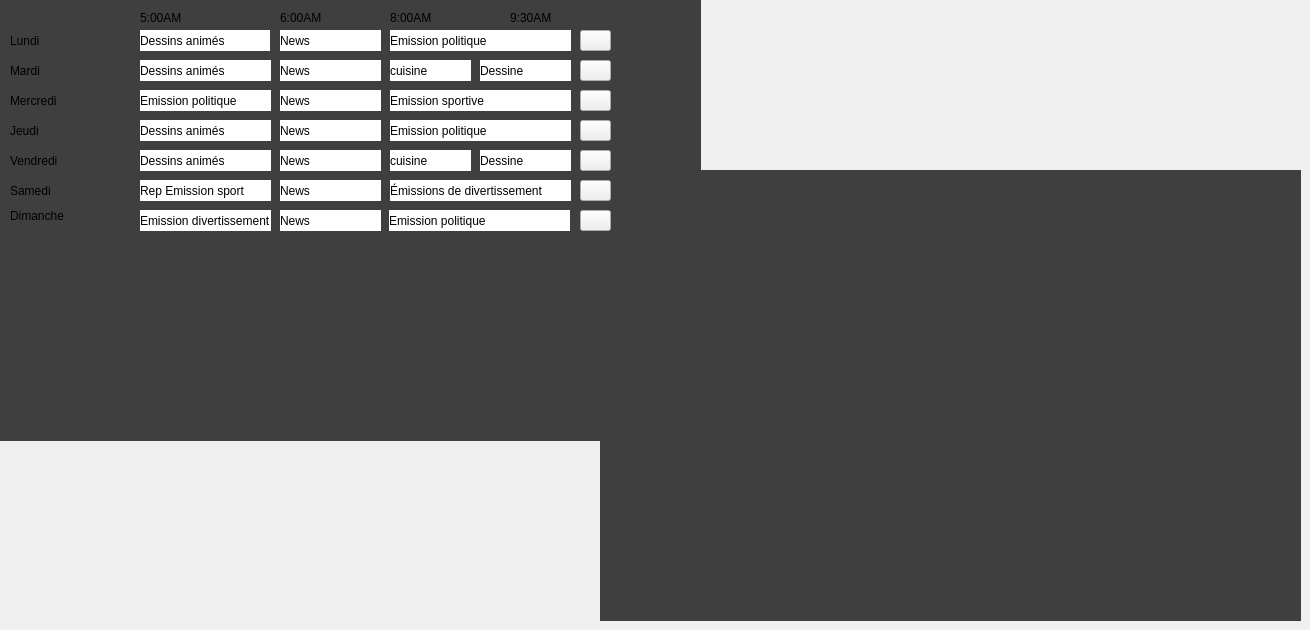
      <widget class="QWidget" name="tab_10">
       <attribute name="title">
        <string>Consulter</string>
       </attribute>
       <widget class="QLabel" name="label_196">
        <property name="geometry">
         <rect>
          <x>0</x>
          <y>-10</y>
          <width>701</width>
          <height>451</height>
         </rect>
        </property>
        <property name="styleSheet">
         <string notr="true">background-color: rgb(63, 63, 63);
font: 75 12pt &quot;MS Shell Dlg 2&quot;;</string>
        </property>
        <property name="text">
         <string/>
        </property>
       </widget>
       <widget class="QLabel" name="label_230">
        <property name="geometry">
         <rect>
          <x>390</x>
          <y>120</y>
          <width>181</width>
          <height>21</height>
         </rect>
        </property>
        <property name="styleSheet">
         <string notr="true">background-color: rgb(255, 255, 255);
font: 12pt &quot;MS Shell Dlg 2&quot;;</string>
        </property>
        <property name="text">
         <string>Emission politique</string>
        </property>
       </widget>
       <widget class="QLabel" name="label_219">
        <property name="geometry">
         <rect>
          <x>140</x>
          <y>180</y>
          <width>131</width>
          <height>21</height>
         </rect>
        </property>
        <property name="styleSheet">
         <string notr="true">background-color: rgb(255, 255, 255);
font: 75 12pt &quot;MS Shell Dlg 2&quot;;</string>
        </property>
        <property name="text">
         <string>Rep Emission sport</string>
        </property>
       </widget>
       <widget class="QLabel" name="label_208">
        <property name="geometry">
         <rect>
          <x>10</x>
          <y>30</y>
          <width>51</width>
          <height>21</height>
         </rect>
        </property>
        <property name="styleSheet">
         <string notr="true">font: 75 12pt &quot;MS Shell Dlg 2&quot;;</string>
        </property>
        <property name="text">
         <string>Lundi </string>
        </property>
       </widget>
       <widget class="QLabel" name="label_218">
        <property name="geometry">
         <rect>
          <x>480</x>
          <y>60</y>
          <width>91</width>
          <height>21</height>
         </rect>
        </property>
        <property name="styleSheet">
         <string notr="true">background-color: rgb(255, 255, 255);
font: 12pt &quot;MS Shell Dlg 2&quot;;</string>
        </property>
        <property name="text">
         <string>Dessine </string>
        </property>
       </widget>
       <widget class="QLabel" name="label_221">
        <property name="geometry">
         <rect>
          <x>140</x>
          <y>210</y>
          <width>131</width>
          <height>21</height>
         </rect>
        </property>
        <property name="styleSheet">
         <string notr="true">background-color: rgb(255, 255, 255);
font: 12pt &quot;MS Shell Dlg 2&quot;;</string>
        </property>
        <property name="text">
         <string>Emission divertissement</string>
        </property>
       </widget>
       <widget class="QLabel" name="label_209">
        <property name="geometry">
         <rect>
          <x>140</x>
          <y>90</y>
          <width>131</width>
          <height>21</height>
         </rect>
        </property>
        <property name="styleSheet">
         <string notr="true">background-color: rgb(255, 255, 255);
font: 75 12pt &quot;MS Shell Dlg 2&quot;;</string>
        </property>
        <property name="text">
         <string>Emission politique</string>
        </property>
       </widget>
       <widget class="QLabel" name="label_198">
        <property name="geometry">
         <rect>
          <x>280</x>
          <y>30</y>
          <width>101</width>
          <height>21</height>
         </rect>
        </property>
        <property name="styleSheet">
         <string notr="true">background-color: rgb(255, 255, 255);
font: 12pt &quot;MS Shell Dlg 2&quot;;</string>
        </property>
        <property name="text">
         <string>News</string>
        </property>
       </widget>
       <widget class="QLabel" name="label_217">
        <property name="geometry">
         <rect>
          <x>280</x>
          <y>60</y>
          <width>101</width>
          <height>21</height>
         </rect>
        </property>
        <property name="styleSheet">
         <string notr="true">background-color: rgb(255, 255, 255);
font: 12pt &quot;MS Shell Dlg 2&quot;;</string>
        </property>
        <property name="text">
         <string>News</string>
        </property>
       </widget>
       <widget class="QLabel" name="label_216">
        <property name="geometry">
         <rect>
          <x>510</x>
          <y>10</y>
          <width>56</width>
          <height>16</height>
         </rect>
        </property>
        <property name="text">
         <string>9:30AM</string>
        </property>
       </widget>
       <widget class="QLabel" name="label_214">
        <property name="geometry">
         <rect>
          <x>390</x>
          <y>30</y>
          <width>181</width>
          <height>21</height>
         </rect>
        </property>
        <property name="styleSheet">
         <string notr="true">background-color: rgb(255, 255, 255);
font: 12pt &quot;MS Shell Dlg 2&quot;;</string>
        </property>
        <property name="text">
         <string>Emission politique</string>
        </property>
       </widget>
       <widget class="QLabel" name="label_211">
        <property name="geometry">
         <rect>
          <x>390</x>
          <y>150</y>
          <width>81</width>
          <height>21</height>
         </rect>
        </property>
        <property name="styleSheet">
         <string notr="true">background-color: rgb(255, 255, 255);
font: 12pt &quot;MS Shell Dlg 2&quot;;</string>
        </property>
        <property name="text">
         <string>cuisine</string>
        </property>
       </widget>
       <widget class="QLabel" name="label_202">
        <property name="geometry">
         <rect>
          <x>10</x>
          <y>60</y>
          <width>81</width>
          <height>21</height>
         </rect>
        </property>
        <property name="styleSheet">
         <string notr="true">font: 75 14pt &quot;MS Shell Dlg 2&quot;;</string>
        </property>
        <property name="text">
         <string>Mardi</string>
        </property>
       </widget>
       <widget class="QLabel" name="label_204">
        <property name="geometry">
         <rect>
          <x>280</x>
          <y>210</y>
          <width>101</width>
          <height>21</height>
         </rect>
        </property>
        <property name="styleSheet">
         <string notr="true">background-color: rgb(255, 255, 255);
font: 12pt &quot;MS Shell Dlg 2&quot;;</string>
        </property>
        <property name="text">
         <string>News</string>
        </property>
       </widget>
       <widget class="QLabel" name="label_225">
        <property name="geometry">
         <rect>
          <x>140</x>
          <y>120</y>
          <width>131</width>
          <height>21</height>
         </rect>
        </property>
        <property name="styleSheet">
         <string notr="true">background-color: rgb(255, 255, 255);
font: 75 12pt &quot;MS Shell Dlg 2&quot;;</string>
        </property>
        <property name="text">
         <string>Dessins animés</string>
        </property>
       </widget>
       <widget class="QLabel" name="label_215">
        <property name="geometry">
         <rect>
          <x>140</x>
          <y>10</y>
          <width>56</width>
          <height>16</height>
         </rect>
        </property>
        <property name="text">
         <string>5:00AM</string>
        </property>
       </widget>
       <widget class="QLabel" name="label_227">
        <property name="geometry">
         <rect>
          <x>280</x>
          <y>90</y>
          <width>101</width>
          <height>21</height>
         </rect>
        </property>
        <property name="styleSheet">
         <string notr="true">background-color: rgb(255, 255, 255);
font: 12pt &quot;MS Shell Dlg 2&quot;;</string>
        </property>
        <property name="text">
         <string>News</string>
        </property>
       </widget>
       <widget class="QLabel" name="label_223">
        <property name="geometry">
         <rect>
          <x>280</x>
          <y>180</y>
          <width>101</width>
          <height>21</height>
         </rect>
        </property>
        <property name="styleSheet">
         <string notr="true">background-color: rgb(255, 255, 255);
font: 12pt &quot;MS Shell Dlg 2&quot;;</string>
        </property>
        <property name="text">
         <string>News</string>
        </property>
       </widget>
       <widget class="QLabel" name="label_226">
        <property name="geometry">
         <rect>
          <x>390</x>
          <y>90</y>
          <width>181</width>
          <height>21</height>
         </rect>
        </property>
        <property name="styleSheet">
         <string notr="true">background-color: rgb(255, 255, 255);
font: 12pt &quot;MS Shell Dlg 2&quot;;</string>
        </property>
        <property name="text">
         <string>Emission sportive</string>
        </property>
       </widget>
       <widget class="QLabel" name="label_207">
        <property name="geometry">
         <rect>
          <x>140</x>
          <y>60</y>
          <width>131</width>
          <height>21</height>
         </rect>
        </property>
        <property name="styleSheet">
         <string notr="true">background-color: rgb(255, 255, 255);
font: 75 10pt &quot;MS Shell Dlg 2&quot;;</string>
        </property>
        <property name="text">
         <string>Dessins animés</string>
        </property>
       </widget>
       <widget class="QLabel" name="label_205">
        <property name="geometry">
         <rect>
          <x>140</x>
          <y>150</y>
          <width>131</width>
          <height>21</height>
         </rect>
        </property>
        <property name="styleSheet">
         <string notr="true">background-color: rgb(255, 255, 255);
font: 75 12pt &quot;MS Shell Dlg 2&quot;;</string>
        </property>
        <property name="text">
         <string>Dessins animés</string>
        </property>
       </widget>
       <widget class="QLabel" name="label_220">
        <property name="geometry">
         <rect>
          <x>140</x>
          <y>30</y>
          <width>130</width>
          <height>21</height>
         </rect>
        </property>
        <property name="styleSheet">
         <string notr="true">background-color: rgb(255, 255, 255);
font: 75 10pt &quot;MS Shell Dlg 2&quot;;</string>
        </property>
        <property name="text">
         <string>Dessins animés</string>
        </property>
       </widget>
       <widget class="QLabel" name="label_203">
        <property name="geometry">
         <rect>
          <x>10</x>
          <y>150</y>
          <width>111</width>
          <height>21</height>
         </rect>
        </property>
        <property name="styleSheet">
         <string notr="true">font: 75 14pt &quot;MS Shell Dlg 2&quot;;</string>
        </property>
        <property name="text">
         <string>Vendredi</string>
        </property>
       </widget>
       <widget class="QLabel" name="label_199">
        <property name="geometry">
         <rect>
          <x>10</x>
          <y>200</y>
          <width>121</width>
          <height>31</height>
         </rect>
        </property>
        <property name="styleSheet">
         <string notr="true">font: 14pt &quot;MS Shell Dlg 2&quot;;</string>
        </property>
        <property name="text">
         <string>Dimanche</string>
        </property>
       </widget>
       <widget class="QLabel" name="label_197">
        <property name="geometry">
         <rect>
          <x>390</x>
          <y>10</y>
          <width>56</width>
          <height>16</height>
         </rect>
        </property>
        <property name="text">
         <string>8:00AM</string>
        </property>
       </widget>
       <widget class="QLabel" name="label_213">
        <property name="geometry">
         <rect>
          <x>390</x>
          <y>60</y>
          <width>81</width>
          <height>21</height>
         </rect>
        </property>
        <property name="styleSheet">
         <string notr="true">background-color: rgb(255, 255, 255);
font: 12pt &quot;MS Shell Dlg 2&quot;;</string>
        </property>
        <property name="text">
         <string>cuisine</string>
        </property>
       </widget>
       <widget class="QLabel" name="label_229">
        <property name="geometry">
         <rect>
          <x>10</x>
          <y>120</y>
          <width>111</width>
          <height>21</height>
         </rect>
        </property>
        <property name="styleSheet">
         <string notr="true">font: 75 14pt &quot;MS Shell Dlg 2&quot;;</string>
        </property>
        <property name="text">
         <string>Jeudi</string>
        </property>
       </widget>
       <widget class="QLabel" name="label_212">
        <property name="geometry">
         <rect>
          <x>280</x>
          <y>150</y>
          <width>101</width>
          <height>21</height>
         </rect>
        </property>
        <property name="styleSheet">
         <string notr="true">background-color: rgb(255, 255, 255);
font: 12pt &quot;MS Shell Dlg 2&quot;;</string>
        </property>
        <property name="text">
         <string>News</string>
        </property>
       </widget>
       <widget class="QLabel" name="label_201">
        <property name="geometry">
         <rect>
          <x>10</x>
          <y>90</y>
          <width>91</width>
          <height>21</height>
         </rect>
        </property>
        <property name="styleSheet">
         <string notr="true">font: 75 14pt &quot;MS Shell Dlg 2&quot;;</string>
        </property>
        <property name="text">
         <string>Mercredi</string>
        </property>
       </widget>
       <widget class="QLabel" name="label_228">
        <property name="geometry">
         <rect>
          <x>480</x>
          <y>150</y>
          <width>91</width>
          <height>21</height>
         </rect>
        </property>
        <property name="styleSheet">
         <string notr="true">background-color: rgb(255, 255, 255);
font: 12pt &quot;MS Shell Dlg 2&quot;;</string>
        </property>
        <property name="text">
         <string>Dessine </string>
        </property>
       </widget>
       <widget class="QLabel" name="label_210">
        <property name="geometry">
         <rect>
          <x>390</x>
          <y>180</y>
          <width>181</width>
          <height>21</height>
         </rect>
        </property>
        <property name="styleSheet">
         <string notr="true">background-color: rgb(255, 255, 255);
font: 75 12pt &quot;MS Shell Dlg 2&quot;;</string>
        </property>
        <property name="text">
         <string>Émissions de divertissement</string>
        </property>
       </widget>
       <widget class="QLabel" name="label_206">
        <property name="geometry">
         <rect>
          <x>389</x>
          <y>210</y>
          <width>181</width>
          <height>21</height>
         </rect>
        </property>
        <property name="styleSheet">
         <string notr="true">background-color: rgb(255, 255, 255);
font: 12pt &quot;MS Shell Dlg 2&quot;;</string>
        </property>
        <property name="text">
         <string>Emission politique</string>
        </property>
       </widget>
       <widget class="QLabel" name="label_224">
        <property name="geometry">
         <rect>
          <x>10</x>
          <y>180</y>
          <width>111</width>
          <height>21</height>
         </rect>
        </property>
        <property name="styleSheet">
         <string notr="true">font: 75 14pt &quot;MS Shell Dlg 2&quot;;</string>
        </property>
        <property name="text">
         <string>Samedi</string>
        </property>
       </widget>
       <widget class="QLabel" name="label_200">
        <property name="geometry">
         <rect>
          <x>280</x>
          <y>10</y>
          <width>56</width>
          <height>16</height>
         </rect>
        </property>
        <property name="text">
         <string>6:00AM</string>
        </property>
       </widget>
       <widget class="QLabel" name="label_222">
        <property name="geometry">
         <rect>
          <x>280</x>
          <y>120</y>
          <width>101</width>
          <height>21</height>
         </rect>
        </property>
        <property name="styleSheet">
         <string notr="true">background-color: rgb(255, 255, 255);
font: 12pt &quot;MS Shell Dlg 2&quot;;</string>
        </property>
        <property name="text">
         <string>News</string>
        </property>
       </widget>
       <widget class="QLabel" name="label_231">
        <property name="geometry">
         <rect>
          <x>600</x>
          <y>170</y>
          <width>701</width>
          <height>451</height>
         </rect>
        </property>
        <property name="styleSheet">
         <string notr="true">background-color: rgb(63, 63, 63);
font: 75 12pt &quot;MS Shell Dlg 2&quot;;</string>
        </property>
        <property name="text">
         <string/>
        </property>
       </widget>
       <widget class="QPushButton" name="pushButton_67">
        <property name="geometry">
         <rect>
          <x>580</x>
          <y>90</y>
          <width>31</width>
          <height>21</height>
         </rect>
        </property>
        <property name="styleSheet">
         <string notr="true">image:url(:/new/prefix1/delete.png)</string>
        </property>
        <property name="text">
         <string/>
        </property>
       </widget>
       <widget class="QPushButton" name="pushButton_68">
        <property name="geometry">
         <rect>
          <x>580</x>
          <y>180</y>
          <width>31</width>
          <height>21</height>
         </rect>
        </property>
        <property name="styleSheet">
         <string notr="true">image:url(:/new/prefix1/delete.png)</string>
        </property>
        <property name="text">
         <string/>
        </property>
       </widget>
       <widget class="QPushButton" name="pushButton_69">
        <property name="geometry">
         <rect>
          <x>580</x>
          <y>150</y>
          <width>31</width>
          <height>21</height>
         </rect>
        </property>
        <property name="styleSheet">
         <string notr="true">image:url(:/new/prefix1/delete.png)</string>
        </property>
        <property name="text">
         <string/>
        </property>
       </widget>
       <widget class="QPushButton" name="pushButton_70">
        <property name="geometry">
         <rect>
          <x>580</x>
          <y>120</y>
          <width>31</width>
          <height>21</height>
         </rect>
        </property>
        <property name="styleSheet">
         <string notr="true">image:url(:/new/prefix1/delete.png)</string>
        </property>
        <property name="text">
         <string/>
        </property>
       </widget>
       <widget class="QPushButton" name="pushButton_71">
        <property name="geometry">
         <rect>
          <x>580</x>
          <y>60</y>
          <width>31</width>
          <height>21</height>
         </rect>
        </property>
        <property name="styleSheet">
         <string notr="true">image:url(:/new/prefix1/delete.png)</string>
        </property>
        <property name="text">
         <string/>
        </property>
       </widget>
       <widget class="QPushButton" name="pushButton_72">
        <property name="geometry">
         <rect>
          <x>580</x>
          <y>30</y>
          <width>31</width>
          <height>21</height>
         </rect>
        </property>
        <property name="styleSheet">
         <string notr="true">image:url(:/new/prefix1/delete.png)</string>
        </property>
        <property name="text">
         <string/>
        </property>
       </widget>
       <widget class="QPushButton" name="pushButton_73">
        <property name="geometry">
         <rect>
          <x>580</x>
          <y>210</y>
          <width>31</width>
          <height>21</height>
         </rect>
        </property>
        <property name="styleSheet">
         <string notr="true">image:url(:/new/prefix1/delete.png)</string>
        </property>
        <property name="text">
         <string/>
        </property>
       </widget>
      </widget>
